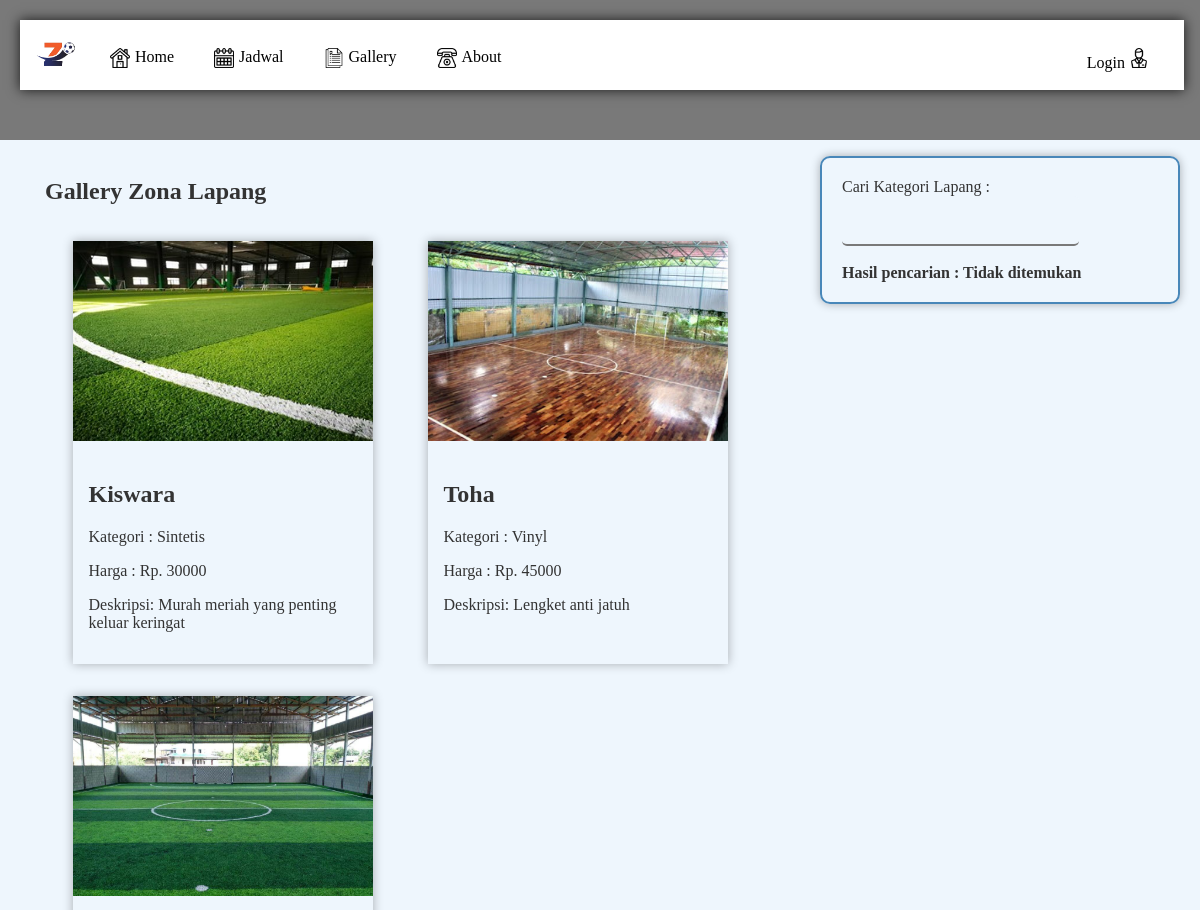
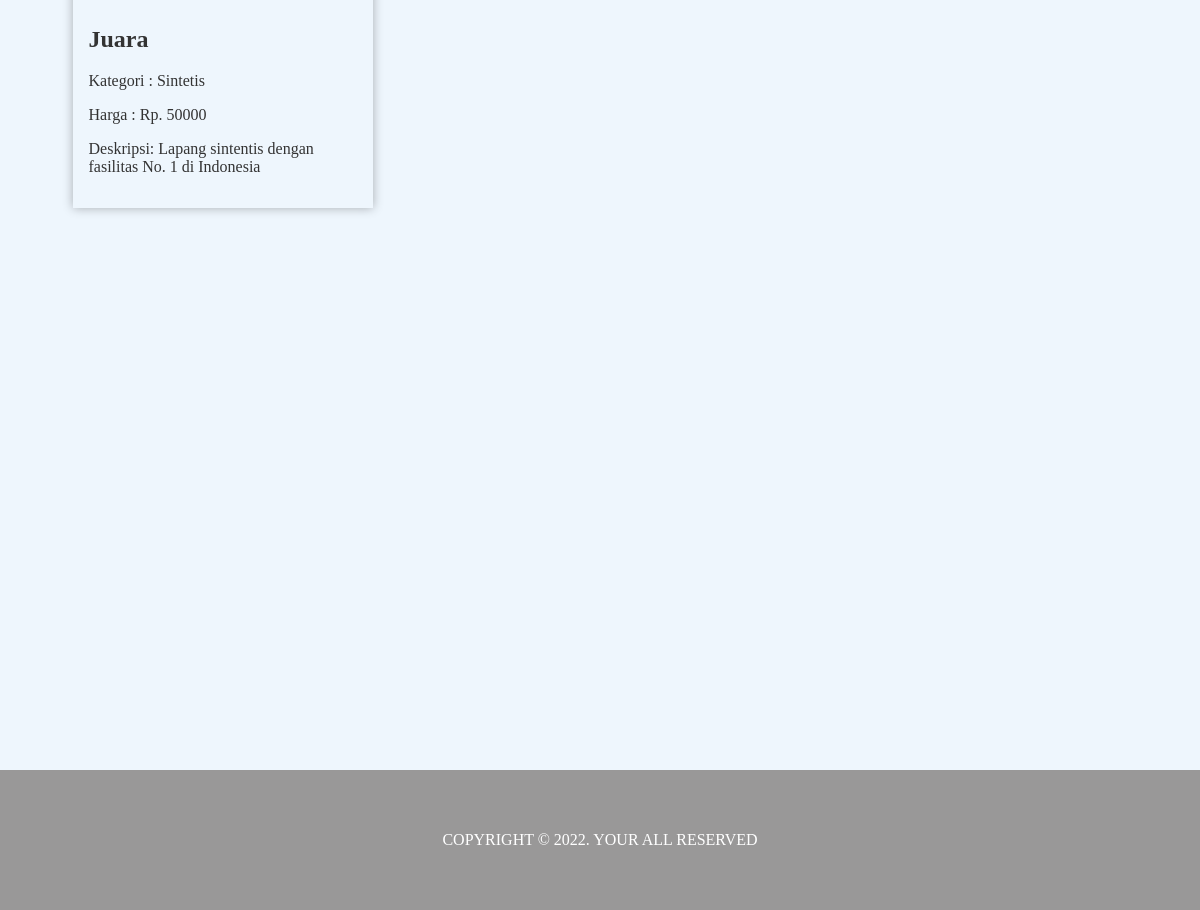
/gallery.php, run on the app's committed database (2 pictures, top to bottom).
### tables this page shows
CREATE TABLE `lapang` (
  `lapangid` int(11) NOT NULL,
  `jamid` int(11) NOT NULL,
  `nama_lapang` varchar(20) NOT NULL,
  `kategori` varchar(20) NOT NULL,
  `harga` varchar(50) NOT NULL,
  `deskripsi` varchar(225) NOT NULL,
  `photo` varchar(225) NOT NULL DEFAULT 'default.png'
);

### gallery.php (the view, shortened to what this page needs)
<!DOCTYPE html>
<html lang="en">
<head>
    <link rel="stylesheet" href="style.css">
</head>
<body>
    <div class="container">
        <?php
        include 'header.php';
        ?>
        <aside>
            <div class="jarak">
                <br>
                    <h1>Gallery Zona Lapang</h1>
            <?php
            include "connection.php";
            if(isset($_GET['cari_kategori'])){
                $cari = $_GET['cari_kategori'];
                $query = "SELECT * FROM lapang WHERE kategori LIKE '%".$cari."%'";
            }else{
                $query = "SELECT * FROM lapang";
            }
            $gallery = mysqli_query($db_connection,$query);
            ?>
                <div class="container-card">
                    <?php
                        foreach ($gallery as $data) :
                    ?>
                    <div class="card" style="">
                        <img src="uploads/lapangs/<?= $data['photo'] ?>"
                        style="object-fit:cover;" height=200px alt="Image"/>
                        <div class="card-content">
                            <h2><?= $data['nama_lapang']; ?></h2>
                            <p>Kategori : <?= $data['kategori']; ?></p>
                            <p>Harga : Rp. <?= $data['harga']; ?></p>
                            <p>Deskripsi: <?= $data['deskripsi']; ?></p>
                        </div>
                    </div>
                    <?php endforeach; ?>
                </div>
            </div>
        </aside>
        <main class="main">
            <div class="border">
                <form action="" id="formCari">
                    <label>Cari Kategori Lapang :</label>
                    <br>
                    <?php if(isset($_GET['cari_kategori'])){?>
                    <input type="text" onchange="cari_kat()" value="<?=$_GET['cari_kategori']?>" name="cari_kategori">
                    <br>
                    <?php
                        echo "<b>Hasil pencarian : ".$cari."</b>";
                    }else{?>
                    <input type="text" onchange="cari_kat()" name="cari_kategori">
                    <br>
                    <?php
                        echo "<b>Hasil pencarian : Tidak ditemukan</b>";
                    }?>
                </form>
            </div>
        </main>
        <?php
        include 'footer.php';
        ?>
    </div>
</body>
</html>

### header.php (shortened to what this page needs)
<header style="height:100px;">
    <div class= "menu">
        <img src="images/logo.png" alt="" width=70 height=70 style="float:left;">
        <ul class="menu-ul">
            <li><a href="index.php"><img src="images/house.png" alt="" class="list" height="20" width="20">Home</a></li>
            <li><a href="jadwal.php"><img src="images/jadwal.png" alt="" class="list" height="20" width="20">Jadwal</a></li>
            <li><a href="gallery.php"><img src="images/document.png" alt="" class="list" height="20" width="20">Gallery</a></li>
            <li><a href="contact.php"><img src="images/telephone.png" alt="" class="list" height="20" width="20">About</a></li>
            <?php if( isset ($_SESSION['login']) ){ ?>
            <div class="dropdown" style="float:right; margin-right:15px;">
                <button class="dropbtn" onclick="myFunction2()">
                    Account
                    <img src="images/assistance.png" alt=""  width=20 height=20>
                </button>
                <div class="dropdown-content" id="myDropdown2" style="min-width: 115px;">
                    <img src="images/user.png" alt="" class="list drp" height="20" width="20"><a href="profile.php">Profile</a>
                    <img src="images/logout.png" alt="" class="list drp" height="20" width="20"><a href="logout.php">Logout</a>
                </div>
            </div>
            <?php } else {?>
            <li style="float:right; margin-right:15px;">
                <a href="form_login.php">
                    Login
                    <img src="images/assistance.png" alt=""  width=20 height=20>
                </a>
            </li>
            <?php } ?>
        </ul>
    </div>
</header>

### footer.php (shortened to what this page needs)
<footer>
    <div class="jarak tengah">
        <p>copyright © 2022. Your all reserved</p>
    </div>
</footer>

### style.css (style rules this page uses)
body { background:#ffffff; color:#333; width:100%; height: fit-content; font-family:bahnschrift; margin:0; padding: 0; }
.container { width: 100%; box-sizing: border-box; display: grid; grid-template-areas: "header header" "aside main" "footer footer"; grid-template-columns: 4fr 2fr; grid-template-rows: 1fr 11fr 1fr; }
header { background-color: #797979; grid-area: header; display: relative; justify-content: center; align-items: center; padding: 20px; }
aside { grid-area: aside; background-color: #eef6fd; }
main { background-color: #eef6fd; justify-content: center; align-items: center; }
.card { width: 300px; margin: 16px auto; box-shadow: 0px 0px 10px rgba(0,0,0,0.3); }
.card img { width: 100%; }
.card .card-content { padding: 16px; }
.border { border: 1px solid black; border-radius: 5px; box-shadow: 0px 0px 10px rgba(0,0,0,0.3); margin: 20px; }
footer { grid-area: footer; background-color: rgb(153, 152, 152); color: #fff; display: flex; align-items: center; justify-content: center; text-transform: uppercase; }
.jarak { padding:0 45px; }
.menu { background-color:#fff; width: 97%; height:70px; position:fixed; box-shadow: 0 0 12px rgba(0, 0, 0, 0.8); }
.menu-ul { list-style:none; padding: 0px; }
.menu-ul li { float:left; }
.menu-ul a { padding: 12px 20px; text-decoration: none; color: #000; transition: .5s; display:block; }
.list { margin-right: 5px; float: left; }
input, select, textarea { display: block; padding: 15px; border: none; border-bottom: 2px solid #797979; background-color: #eef6fd; font-size: 16px; border-radius: 5px; }
.border { border:2px solid #4887b9; margin-top:1pc; padding: 20px; border-radius: 10px; }
.tengah { text-align: center; justify-content: center; }
.container-card { display: grid; grid-template-columns: repeat(2,1fr); }

### data on the page
lapang: photo (picture), nama_lapang "Kiswara", kategori "Sintetis", harga "30000", deskripsi "Murah meriah yang penting keluar keringat"
lapang: photo (picture), nama_lapang "Toha", kategori "Vinyl", harga "45000", deskripsi "Lengket anti jatuh"
lapang: photo (picture), nama_lapang "Juara", kategori "Sintetis", harga "50000", deskripsi "Lapang sintentis dengan fasilitas No. 1 di Indonesia"
